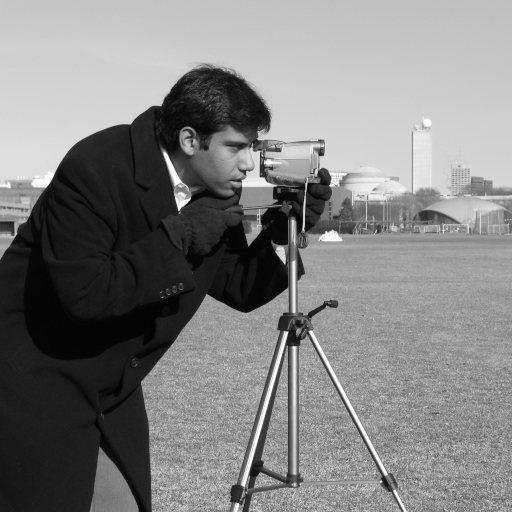
#> input picture skimage.data.camera(), 512 x 512 px
$ python dip_ch05.py
#> lines starting #> are read from the running program, lines starting #| are printed output that depends on the picture; after the words box and inside, x2 and y2 are one past the last pixel; in counts of white or black regions, pixels touching at a corner belong together
"""Figures for DIP Chapter 5 - Image Restoration and Reconstruction.

Run:  .venv/bin/python scripts/figures/dip_ch05.py
Writes PNGs to src/assets/dip/ch05/ only. All inputs come from skimage.data
or synthetic arrays; nothing is downloaded.
"""
from pathlib import Path

import matplotlib

matplotlib.use("Agg")
import matplotlib.pyplot as plt  # noqa: E402
import numpy as np  # noqa: E402
from scipy import ndimage as ndi  # noqa: E402
from scipy import stats  # noqa: E402
from PIL import Image  # noqa: E402
from skimage import data, img_as_float, transform  # noqa: E402

OUT = Path(__file__).resolve().parents[2] / "src" / "assets" / "dip" / "ch05"
OUT.mkdir(parents=True, exist_ok=True)
plt.rcParams.update({"font.size": 10, "figure.facecolor": "white", "savefig.facecolor": "white"})
rng = np.random.default_rng(5)


def save(fig, name, gray=False):
    path = OUT / name
    fig.savefig(path, dpi=150, bbox_inches="tight")
    plt.close(fig)
    # Re-encode with an adaptive 256-colour palette: noisy panels compress badly
    # as RGBA, and the palette keeps every figure well under 1 MB.
    im = Image.open(path).convert("RGB")
    im = im.convert("L") if gray else im.quantize(colors=256, method=Image.Quantize.MEDIANCUT)
    im.save(path, optimize=True)
    print(f"wrote {path} ({path.stat().st_size / 1024:.0f} KB)")


def show(ax, img, title, vmin=0, vmax=1):
    ax.imshow(img, cmap="gray", vmin=vmin, vmax=vmax)
    ax.set_title(title, fontsize=10)
    ax.axis("off")


def psnr(ref, x):
    mse = np.mean((np.clip(x, 0, 1) - ref) ** 2)
    return 10 * np.log10(1.0 / mse)


# ---------------------------------------------------------------- helpers
def contraharmonic(g, size, Q):
    g = g + 1e-6
    num = ndi.uniform_filter(g ** (Q + 1), size)
    den = ndi.uniform_filter(g ** Q, size)
    return num / den


def geometric_mean(g, size):
    return np.exp(ndi.uniform_filter(np.log(g + 1e-6), size))


def alpha_trimmed(g, size, d):
    def f(v):
        v = np.sort(v)
        return v[d // 2: len(v) - d // 2].mean()
    return ndi.generic_filter(g, f, size=size, mode="reflect")


def adaptive_median(g, smax=7):
    out = g.copy()
    done = np.zeros(g.shape, bool)
    for s in range(3, smax + 1, 2):
        zmin = ndi.minimum_filter(g, s)
        zmax = ndi.maximum_filter(g, s)
        zmed = ndi.median_filter(g, s)
        level_a = (zmed > zmin) & (zmed < zmax) & ~done
        keep = level_a & (g > zmin) & (g < zmax)
        out[level_a] = np.where(keep, g, zmed)[level_a]
        done |= level_a
    out[~done] = zmed[~done]
    return out


def freq_grid(shape):
    M, N = shape
    u = np.fft.fftfreq(M) * M
    v = np.fft.fftfreq(N) * N
    return np.meshgrid(u, v, indexing="ij")


def motion_otf(shape, a, b, T=1.0):
    U, V = freq_grid(shape)
    s = np.pi * (U * a + V * b)
    H = T * np.sinc(s / np.pi) * np.exp(-1j * s)  # np.sinc(x) = sin(pi x)/(pi x)
    return H


def degrade(f, H, sigma):
    g = np.real(np.fft.ifft2(np.fft.fft2(f) * H))
    return g + sigma * rng.standard_normal(f.shape)


def inverse_filter(g, H, radius=None, eps=1e-6):
    """Direct inverse G/H. Frequencies where |H| < eps (true zeros) are set to 0.
    With `radius`, the result is also windowed by a sharp Butterworth low-pass."""
    G = np.fft.fft2(g)
    small = np.abs(H) < eps
    F = np.where(small, 0, G / np.where(small, 1, H))
    if radius is not None:
        U, V = freq_grid(g.shape)
        F = F / (1 + (np.hypot(U, V) / radius) ** 20)
    return np.real(np.fft.ifft2(F))


def wiener(g, H, K):
    G = np.fft.fft2(g)
    return np.real(np.fft.ifft2(np.conj(H) / (np.abs(H) ** 2 + K) * G))


def cls(g, H, gamma):
    lap = np.zeros(g.shape)
    lap[:3, :3] = [[0, -1, 0], [-1, 4, -1], [0, -1, 0]]
    lap = np.roll(lap, (-1, -1), axis=(0, 1))
    P = np.fft.fft2(lap)
    G = np.fft.fft2(g)
    return np.real(np.fft.ifft2(np.conj(H) / (np.abs(H) ** 2 + gamma * np.abs(P) ** 2) * G))


# ---------------------------------------------------- figure 1: noise PDFs
def fig_noise_pdfs():
    # Synthetic test pattern: three flat gray levels (background, square, disc)
    n = 128
    pat = np.full((n, n), 0.25)
    pat[24:104, 24:104] = 0.5
    yy, xx = np.mgrid[:n, :n]
    pat[(yy - 64) ** 2 + (xx - 64) ** 2 < 24 ** 2] = 0.75

    z = np.linspace(-0.05, 0.6, 600)
    specs = [
        ("Gaussian", stats.norm(0.2, 0.06), lambda s: rng.normal(0.2, 0.06, s) - 0.2),
        ("Rayleigh", stats.rayleigh(0.05, 0.08), lambda s: 0.05 + rng.rayleigh(0.08, s) - (0.05 + 0.08 * np.sqrt(np.pi / 2))),
        ("Erlang (gamma)", stats.gamma(3, scale=0.05), lambda s: rng.gamma(3, 0.05, s) - 0.15),
        ("Exponential", stats.expon(scale=0.1), lambda s: rng.exponential(0.1, s) - 0.1),
        ("Uniform", stats.uniform(0.05, 0.3), lambda s: rng.uniform(0.05, 0.35, s) - 0.2),
    ]
    fig, axes = plt.subplots(3, 6, figsize=(10.6, 5.6),
                             gridspec_kw={"height_ratios": [1, 1.25, 0.9]})
    for k, (name, dist, draw) in enumerate(specs):
        ax = axes[0, k]
        ax.plot(z, dist.pdf(z), color="C0", lw=2)
        ax.set_title(name, fontsize=10)
        ax.set_yticks([])
        ax.set_xticks([0, 0.3, 0.6])
        noisy = np.clip(pat + draw(pat.shape), 0, 1)
        show(axes[1, k], noisy, "")
        axes[2, k].hist(noisy.ravel(), bins=80, range=(0, 1), color="0.3")
        axes[2, k].set_yticks([])
        axes[2, k].set_xticks([0, 0.5, 1])
    # salt-and-pepper
    ax = axes[0, 5]
    ax.bar([0.0, 0.6], [0.5, 0.5], width=0.04, color="C0")
    ax.set_xlim(-0.05, 0.65)
    ax.set_xticks([0, 0.6])
    ax.set_xticklabels(["pepper", "salt"])
    ax.set_yticks([])
    ax.set_title("Salt-and-pepper", fontsize=10)
    sp = pat.copy()
    r = rng.random(pat.shape)
    sp[r < 0.05] = 0
    sp[r > 0.95] = 1
    show(axes[1, 5], sp, "")
    axes[2, 5].hist(sp.ravel(), bins=80, range=(0, 1), color="0.3")
    axes[2, 5].set_yticks([])
    axes[2, 5].set_xticks([0, 0.5, 1])
    axes[0, 0].set_ylabel("PDF p(z)")
    axes[2, 0].set_ylabel("histogram")
    fig.tight_layout()
    save(fig, "noise-pdfs.png")


# ---------------------------------------------- figure 2: filter comparison
def fig_filter_grid():
    f = img_as_float(data.camera())[96:352, 128:384]
    g_gauss = np.clip(f + rng.normal(0, 0.08, f.shape), 1e-3, 1)
    g_pep = f.copy()
    g_pep[rng.random(f.shape) < 0.10] = 0.0
#> g_pep: shape (256, 256) float64; min 0, max 1, mean 0.358
    g_sp = f.copy()
    r = rng.random(f.shape)
    g_sp[r < 0.15] = 0
    g_sp[r > 0.85] = 1  # 30 % impulse noise
    g_mix = np.clip(f + rng.normal(0, 0.05, f.shape), 0, 1)
    r = rng.random(f.shape)
    g_mix[r < 0.05] = 0
    g_mix[r > 0.95] = 1

    panels = [
        (g_gauss, "Gaussian noise, s=0.08"),
        (ndi.uniform_filter(g_gauss, 5), "Arithmetic mean 5x5"),
        (geometric_mean(g_gauss, 5), "Geometric mean 5x5"),
        (g_pep, "Pepper noise, 10%"),
        (contraharmonic(g_pep, 3, 1.5), "Contraharmonic Q=+1.5"),
        (contraharmonic(g_pep, 3, -1.5), "Contraharmonic Q=-1.5 (wrong sign)"),
        (g_sp, "Salt+pepper, 30%"),
        (ndi.median_filter(g_sp, 7), "Median 7x7"),
        (adaptive_median(g_sp, 7), "Adaptive median, Smax=7"),
        (g_mix, "Gaussian + 10% impulse"),
        (ndi.uniform_filter(g_mix, 5), "Arithmetic mean 5x5"),
        (alpha_trimmed(g_mix, 5, 6), "Alpha-trimmed mean 5x5, d=6"),
    ]
#> the loop in adaptive_median, `for s in range(3, smax + 1, 2):` made 3 passes
#> pass 1, in adaptive_median, `level_a = (zmed > zmin) & (zmed < zmax) & ~done`:
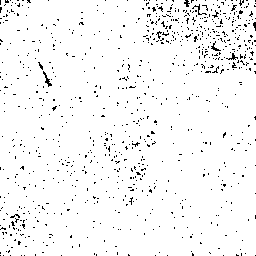
#> level_a: shape (256, 256) bool; 96.5% white; black in thin lines or dots
#> after the loop in adaptive_median, `for s in range(3, smax + 1, 2):`: done: shape (256, 256) bool; 100% white; black in thin lines or dots, all inside (x1, y1, x2, y2) = (47, 80, 50, 84)
#> after the loop in adaptive_median, `for s in range(3, smax + 1, 2):`: keep: shape (256, 256) bool; 0.02% white in thin lines or dots
#> after the loop in adaptive_median, `for s in range(3, smax + 1, 2):`:
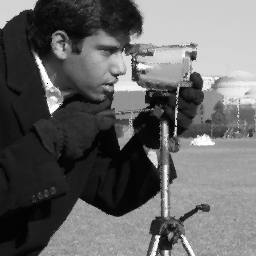
#> out: shape (256, 256) float64; min 0, max 1, mean 0.398
#> in adaptive_median, `out[~done] = zmed[~done]`: out: shape (256, 256) float64; under 0.01% of pixels changed, all inside (x1, y1, x2, y2) = (47, 81, 49, 84)
#> in f, `v = np.sort(v)`: v = 25 values from 0.767 to 0.881
    fig, axes = plt.subplots(4, 3, figsize=(8.4, 11.6))
    for ax, (img, title) in zip(axes.ravel(), panels):
        show(ax, np.clip(img, 0, 1), f"{title}\nPSNR {psnr(f, img):.1f} dB")
#> this loop made 12 passes
#> (title, mse in psnr) on passes 1 to 12: ('Gaussian noise, s=0.08', 0.00579), ('Arithmetic mean 5x5', 0.00331), ('Geometric mean 5x5', 0.00487), ('Pepper noise, 10%', 0.0255), ('Contraharmonic Q=+1.5', 0.00329), ('Contraharmonic Q=-1.5 (wrong sign)', 0.155), ('Salt+pepper, 30%', 0.103), ('Median 7x7', 0.0042), ('Adaptive median, Smax=7', 0.00119), ('Gaussian + 10% impulse', 0.0371), ('Arithmetic mean 5x5', 0.00579), ('Alpha-trimmed mean 5x5, d=6', 0.00311)
    fig.tight_layout()
    save(fig, "filter-grid.png", gray=True)


# ---------------------------------------------- figure 3: periodic noise
def fig_periodic():
    f = img_as_float(data.moon())[:256, 128:384]
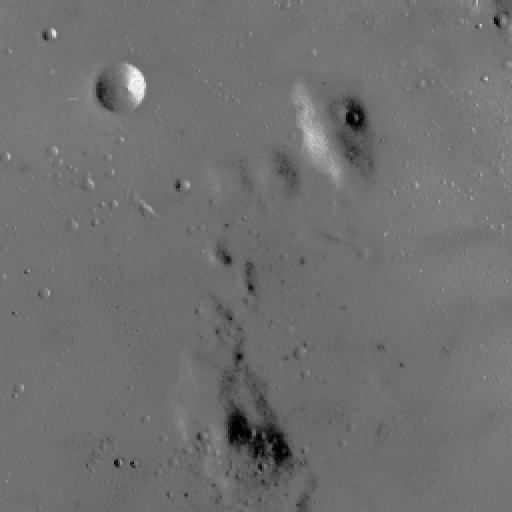
#> input picture skimage.data.moon(), 512 x 512 px
    M, N = f.shape
#> M = 256; N = 256
    yy, xx = np.mgrid[:M, :N]
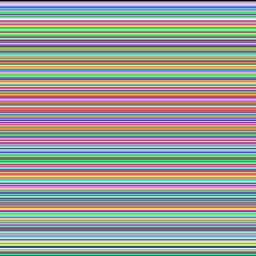
#> yy: shape (256, 256) int64; 256 distinct labels, from 0 to 255; one colour per label, 0 black
    noise = 0.25 * np.sin(2 * np.pi * (24 * yy / M + 32 * xx / N))
    g = f + noise
    G = np.fft.fftshift(np.fft.fft2(g))
    # notch reject at the two conjugate spikes (Gaussian notches, centred spectrum)
    U, V = np.mgrid[-M // 2:M // 2, -N // 2:N // 2]
    Hnr = np.ones((M, N))
#> Hnr: shape (256, 256) float64; every value is 1
    for (u0, v0) in [(24, 32), (-24, -32)]:
        Hnr *= 1 - np.exp(-((U - u0) ** 2 + (V - v0) ** 2) / (2 * 3.0 ** 2))
#> this loop made 2 passes
#> pass 1, in fig_periodic, `Hnr *= 1 - np.exp(-((U - u0) ** 2 + (V - v0) ** 2) / (2 * 3.0 ** 2))`:
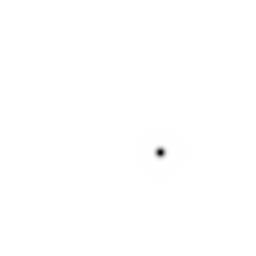
#> Hnr: shape (256, 256) float64; min 0, max 1, mean 0.999
    fhat = np.real(np.fft.ifft2(np.fft.ifftshift(G * Hnr)))
    fig, axes = plt.subplots(1, 4, figsize=(10.6, 3.0))
    show(axes[0], np.clip(g, 0, 1), "Corrupted image")
    axes[1].imshow(np.log1p(np.abs(G)), cmap="magma")
    axes[1].set_title("Spectrum log|G|: two spikes", fontsize=10)
    axes[1].axis("off")
    axes[2].imshow(Hnr, cmap="gray", vmin=0, vmax=1)
    axes[2].set_title("Notch reject filter H_NR", fontsize=10)
    axes[2].axis("off")
    show(axes[3], np.clip(fhat, 0, 1), f"Restored (PSNR {psnr(f, fhat):.1f} dB)")
    fig.tight_layout()
    save(fig, "periodic-notch.png")
#> call 3 of save, with name = 'periodic-notch.png', gray = False
#> in save (call 3), `im = Image.open(path).convert("RGB")`:
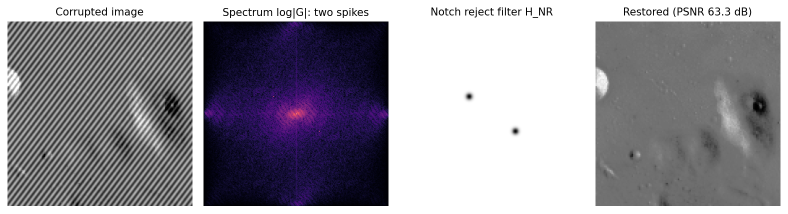
#> im: PIL image 1575x427 RGB (shown at 1/2 size); mean R, G, B 148.8, 146.3, 154.9


# ------------------------------- figure 4: degradation models (OTFs + PSFs)
def fig_degradation_models():
    f = img_as_float(data.astronaut()[..., 1])[:384, 64:448]
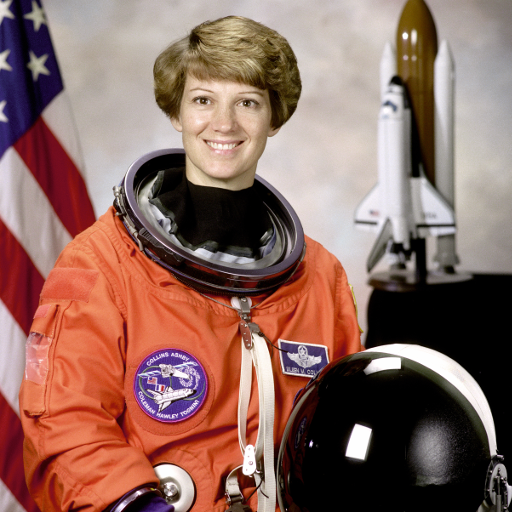
#> input picture skimage.data.astronaut(), 512 x 512 px
    U, V = freq_grid(f.shape)
#> in freq_grid, `u = np.fft.fftfreq(M) * M`: u = 384 values, max 191 at index 191, min -192 at index 192, mean -0.5
#> in freq_grid, `v = np.fft.fftfreq(N) * N`: v has the same summary as u
    H_turb = np.exp(-0.0025 * (U ** 2 + V ** 2) ** (5 / 6))
    H_mot = motion_otf(f.shape, 0.05, 0.02)
    g_turb = np.real(np.fft.ifft2(np.fft.fft2(f) * H_turb))
    g_mot = np.real(np.fft.ifft2(np.fft.fft2(f) * H_mot))
    fig, axes = plt.subplots(2, 3, figsize=(10.0, 6.8))
    show(axes[0, 0], f, "Original")
    show(axes[0, 1], g_turb, "Turbulence, k=0.0025")
    show(axes[0, 2], g_mot, "Uniform motion, a=0.05, b=0.02")
    axes[1, 0].axis("off")
    for ax, H, t in [(axes[1, 1], H_turb, "|H| turbulence (centred)"),
                     (axes[1, 2], H_mot, "|H| motion (centred)")]:
        ax.imshow(np.log1p(20 * np.abs(np.fft.fftshift(H))), cmap="viridis")
        ax.set_title(t, fontsize=10)
        ax.axis("off")
#> this loop made 2 passes
#> t on passes 1 to 2: '|H| turbulence (centred)', '|H| motion (centred)'
    axes[1, 0].text(0.0, 0.55,
                    "Same scene, two physical\nblur models, built directly\nas transfer functions H(u,v).\n\n"
                    "Motion |H| has dark zero\nlines: those frequencies\nare lost completely.",
                    fontsize=10, va="center")
    fig.tight_layout()
    save(fig, "degradation-models.png")


# ------------------------------- figure 5: inverse vs Wiener vs CLS
def fig_inverse_wiener():
    f = img_as_float(data.camera())[::2, ::2]  # 256 x 256
    U, V = freq_grid(f.shape)
    H_t = np.exp(-0.0025 * (U ** 2 + V ** 2) ** (5 / 6))
    g_t = degrade(f, H_t, 0.003)
    H = motion_otf(f.shape, 0.1, 0.1)
    sigma = 0.01
    g = degrade(f, H, sigma)
    rows = [
        (g_t, "Turbulence + noise (s=0.003)"),
        (inverse_filter(g_t, H_t), "Full inverse filter"),
        (inverse_filter(g_t, H_t, radius=70), "Inverse, cut off at D0=70"),
        (wiener(g_t, H_t, 0.001), "Wiener, K=0.001"),
        (g, "Motion blur + noise (s=0.01)"),
        (inverse_filter(g, H), "Full inverse filter"),
        (wiener(g, H, 0.01), "Wiener, K=0.01"),
        (cls(g, H, 0.002), "Constrained LS, gamma=0.002"),
    ]
    fig, axes = plt.subplots(2, 4, figsize=(10.6, 6.2))
    for ax, (img, title) in zip(axes.ravel(), rows):
        show(ax, np.clip(img, 0, 1), f"{title}\nPSNR {psnr(f, img):.1f} dB")
#> this loop made 8 passes
#> (title, mse in psnr) on passes 1 to 8: ('Turbulence + noise (s=0.003)', 0.00429), ('Full inverse filter', 0.332), ('Inverse, cut off at D0=70', 0.00195), ('Wiener, K=0.001', 0.00195), ('Motion blur + noise (s=0.01)', 0.0396), ('Full inverse filter', 0.145), ('Wiener, K=0.01', 0.00659), ('Constrained LS, gamma=0.002', 0.00541)
    fig.tight_layout(h_pad=1.5)
    save(fig, "inverse-vs-wiener.png", gray=True)

    # Same-size 512 x 512 pair for the ImageCompare slider (a, b halved so the
    # blur length in pixels matches the 256 x 256 figure)
    F = img_as_float(data.camera())
    H2 = motion_otf(F.shape, 0.05, 0.05)
    g2 = degrade(F, H2, sigma)
    for name, img in [("compare-blurred.png", g2), ("compare-wiener.png", wiener(g2, H2, 0.01))]:
        plt.imsave(OUT / name, np.clip(img, 0, 1), cmap="gray", vmin=0, vmax=1)
        print(f"wrote {OUT / name}")
#> this loop made 2 passes
#| wrote src/assets/dip/ch05/compare-blurred.png
#| wrote src/assets/dip/ch05/compare-wiener.png


# ------------------------------- figure 6: CT - sinogram and FBP
def fig_ct():
    phantom = transform.rescale(data.shepp_logan_phantom(), 0.64, anti_aliasing=True)  # 256 x 256
    theta = np.linspace(0.0, 180.0, 180, endpoint=False)
#> theta = 180 values from 0 to 179
    sino = transform.radon(phantom, theta=theta)
    bp = transform.iradon(sino, theta=theta, filter_name=None)
    fbp = transform.iradon(sino, theta=theta, filter_name="ramp")
    theta_sparse = np.linspace(0.0, 180.0, 20, endpoint=False)
#> theta_sparse = 20 values from 0 to 171
    fbp_sparse = transform.iradon(transform.radon(phantom, theta=theta_sparse),
                                  theta=theta_sparse, filter_name="ramp")
    fig, axes = plt.subplots(1, 5, figsize=(10.6, 2.5),
                             gridspec_kw={"width_ratios": [1, 1.35, 1, 1, 1]})
    show(axes[0], phantom, "Shepp-Logan phantom")
    axes[1].imshow(sino, cmap="gray", aspect="auto", extent=(0, 180, -sino.shape[0] / 2, sino.shape[0] / 2))
    axes[1].set_title("Sinogram", fontsize=10)
    axes[1].set_xlabel("angle theta (deg)")
    axes[1].set_ylabel("rho")
    show(axes[2], bp / bp.max(), "Plain backprojection")
    show(axes[3], fbp, "Filtered BP, 180 views")
    show(axes[4], fbp_sparse, "Filtered BP, 20 views")
    fig.tight_layout()
    save(fig, "ct-fbp.png")


if __name__ == "__main__":
    fig_noise_pdfs()
    fig_filter_grid()
    fig_periodic()
    fig_degradation_models()
    fig_inverse_wiener()
    fig_ct()
